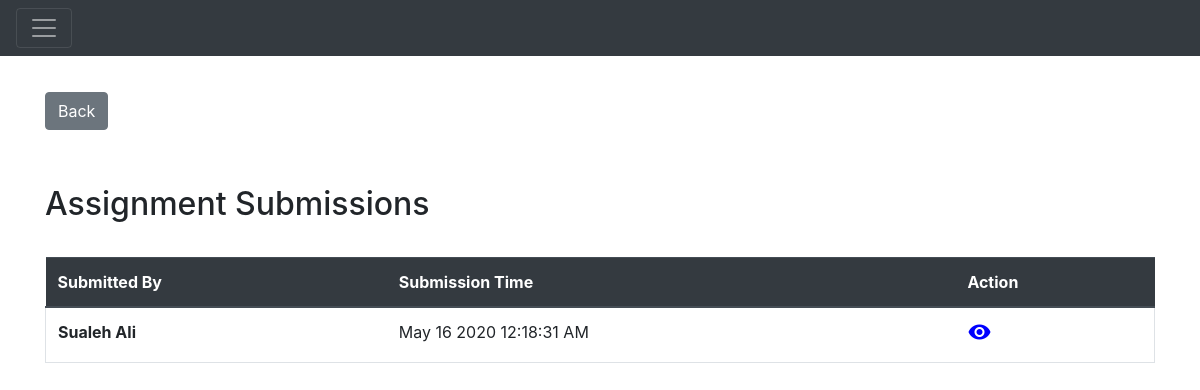
Before: /assignmentSubmission/1 (signed in) with the older database file.
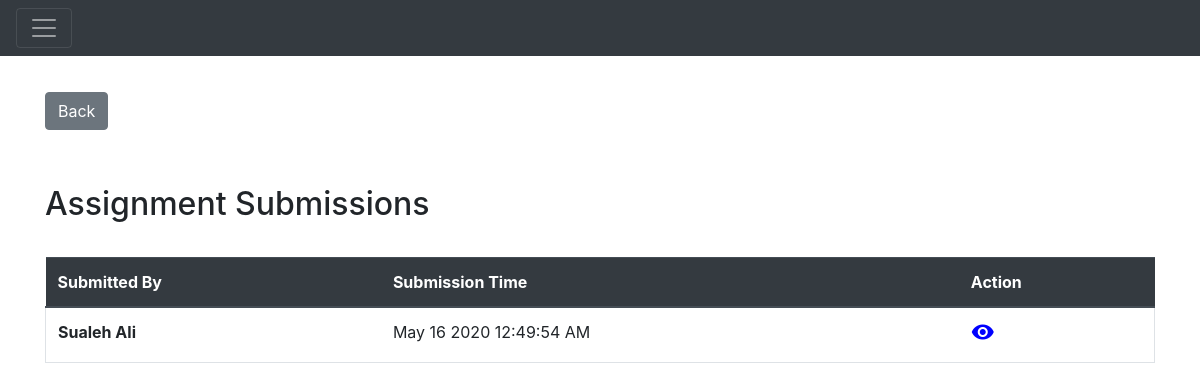
After: the same page with the newer database file.
### Application/models.py (models this page shows)
class AssignmentSubmission(db.Model):
    __tablename__ = "assignment_submissions"
    assignmentSubmissionId = db.Column(
        db.Integer,
        primary_key=True,
        autoincrement=True
    )
    submissionTime = db.Column(db.DateTime, default=datetime.datetime.utcnow())
    assignmentId = db.Column(db.Integer, db.ForeignKey('assignments.assignmentId'))
    assignment = relationship("Assignment")
    assignmentGrade = db.Column(db.String(20))
    userId = db.Column(db.Integer, db.ForeignKey('users.userId'))
    user = relationship("User")
    comment = db.Column(db.String(500))
    gradeReceived = db.Column(
        db.String(10)
    )

class User(db.Model):
    __tablename__ = "users"
    userId = db.Column(
        db.Integer,
        primary_key=True,
        autoincrement=True
    )
    name = db.Column(
        db.String(100),
        index=True,
        nullable=False,
    )
    email = db.Column(
        db.String(80),
        index=True,
        unique=True,
        nullable=False
    )
    password = db.Column(
        db.String(255)
    )
    userRole = db.Column(Enum(UserRole))
    orgId = db.Column(db.Integer, db.ForeignKey('organizations.orgId'))
    organization = relationship("Organization")

### Application/assignment_submissions.py (the view)
@app.route('/assignmentSubmission/<id>')
@authenticate
def assignmentSubmission(id):
    assignmentId = escape(id)
    result = models.Assignment.query.filter_by(assignmentId=assignmentId).first()
    enrollments = result.course.enrollments
    enrollmentRole = [e for e in enrollments if e.userId == session['id']][0].enrollmentRole
    print(enrollmentRole)
    isTeacher = (enrollmentRole == models.EnrollmentRole.Teacher)
    submissions = []
    if enrollmentRole == models.EnrollmentRole.Teacher:
        submissions = models.db.session.query(models.AssignmentSubmission)\
            .filter(models.AssignmentSubmission.assignmentId == assignmentId)\
            .all()
    else:
        submissions = models.db.session.query(models.AssignmentSubmission) \
            .filter(models.AssignmentSubmission.assignmentId == assignmentId) \
            .filter(models.AssignmentSubmission.userId == session['id']) \
            .all()
    return render_template('assignment_submission.html', submissions=submissions,
                           enrollmentRole=enrollmentRole, isTeacher=isTeacher, assignmentId=id)

### Application/templates/assignment_submission.html (shortened to what this page needs)
{% extends 'main.html' %}
{% block head %}
{{ super() }}
{% endblock %}
{% block body %}
{{ super() }}
<div class="container" style="margin-top:3%;">
    <a class="btn btn-secondary" href={{url_for('getAssignmentDetailById' ,id=assignmentId) }}>Back</a>
    <div class="page-header" style="margin: 2% 0%; padding: 3% 0% 0% 0%;">
        <h2>Assignment Submissions</h2>
    </div>
        <table class="table" style="margin-top: 3%">
        <thead class="thead-dark">
        <tr>
            <th scope="col">Submitted By</th>
            <th scope="col">Submission Time</th>
            <th scope="col">Action</th>
        </tr>
        </thead>
        <tbody>
        {% for submission in submissions %}
        <tr class="border">
            <th scope="row">{{submission.user.name}}</th>
            <td>{{submission.submissionTime.strftime("%b %d %Y %r")}}</td>
            <td><a href={{ url_for('assignmentSubmissionDetail',id=submission.assignmentSubmissionId) }}
                           >
                <i class="material-icons md-48" style="color:blue;">visibility</i>
                </a>
            </td>
        </tr>
        {% endfor %}
        </tbody>
        </table>
</div>
{% endblock %}

### Application/templates/main.html (shortened to what this page needs)
{% extends 'base.html' %}
{% block head %}
<link rel="stylesheet" href="{{ url_for('static', filename='css/main.css') }}">
{% endblock %}
{% block body %}
<div id="topbar">
    <nav class="pos-f-t navbar navbar-dark bg-dark">
        <button class="navbar-toggler" type="button" style="outline:none;" onclick="toggleNav()">
            <span class="navbar-toggler-icon"></span>
        </button>
    </nav>
</div>
{% endblock %}

### Application/templates/base.html (shortened to what this page needs)
<!DOCTYPE html>
<html lang="en">
<head>
    <link rel="stylesheet" href="{{ url_for('static', filename='vendors/jquery.datetimepicker.min.css') }}">
    <link rel="stylesheet" href="{{ url_for('static', filename='vendors/bootstrap.min.css') }}">
    <link rel="stylesheet" href="{{ url_for('static', filename='css/styles.css') }}">
    {% block head %}{% endblock %}
</head>
<body>
    {% block body %} {% endblock %}
</body>
</html>

### Application/static/css/styles.css (style rules this page uses)
html, body { height: 100%; margin: 0; padding: 0; }

### Application/static/css/main.css (style rules this page uses)
body { transition: margin-left .5s; }

Changed rows visible on the page:
changed AssignmentSubmission "Sualeh Ali": submissionTime "May 16 2020 12:18:31 AM" → "May 16 2020 12:49:54 AM"
